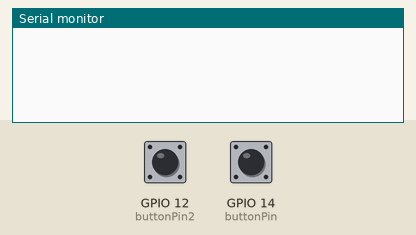
Bench run of a sketch on a simulated ESP32. On the bench: the last lines printed to the serial monitor. Inputs (shaded band) come from the test bench; at power-on: GPIO 12 (buttonPin2) HIGH, GPIO 14 (buttonPin) HIGH.

Above: at 1.2 s.
1.3 s: GPIO 12 (buttonPin2) pulled LOW for 0.15 s
At 2.2 s:
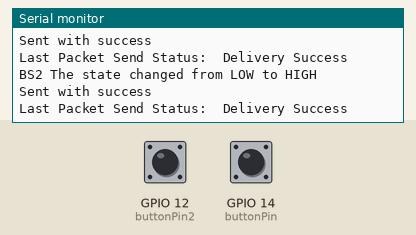
2.9 s: GPIO 14 (buttonPin) pulled LOW for 0.15 s
At 3.6 s:
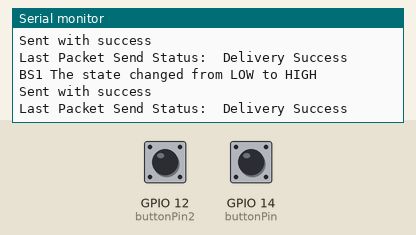

Measured:
- after the input at 1.3 s, the serial monitor: prints a new line at once (image 1)
- after the input at 2.9 s, the serial monitor: prints a new line at once (image 2)

The sketch:

Sender.ino
```cpp
#include <esp_now.h>
#include <WiFi.h>

const int buttonPin = 14;  // the number of the pushbutton pin
const int buttonPin2 = 12;  // the number of the pushbutton pin

// REPLACE WITH YOUR RECEIVER MAC Address
uint8_t broadcastAddress[] = {0xC0, 0x49, 0xEF, 0x63, 0xC3, 0x50};
int buttonState = 0;
int buttonState2 = 0;

// Structure example to send data
// Must match the receiver structure
typedef struct struct_message {
  int left; // Motor Turns One Way
  int right; // Motor Turns Opposite Way
} struct_message;

// Create a struct_message called myData
struct_message myData;

esp_now_peer_info_t peerInfo;

// callback when data is sent
void OnDataSent(const uint8_t *mac_addr, esp_now_send_status_t status) {
  Serial.print("\r\nLast Packet Send Status:\t");
  Serial.println(status == ESP_NOW_SEND_SUCCESS ? "Delivery Success" : "Delivery Fail");
}

void setup() {
  // Init Serial Monitor
  Serial.begin(115200);

  pinMode(buttonPin, INPUT_PULLUP);
  pinMode(buttonPin2, INPUT_PULLUP);

  // Set device as a Wi-Fi Station
  WiFi.mode(WIFI_STA);

  // Init ESP-NOW
  if (esp_now_init() != ESP_OK) {
    Serial.println("Error initializing ESP-NOW");
    return;
  }

  // Once ESPNow is successfully Init, we will register for Send CB to
  // get the status of Trasnmitted packet
  esp_now_register_send_cb(OnDataSent);

  // Register peer
  memcpy(peerInfo.peer_addr, broadcastAddress, 6);
  peerInfo.channel = 0;
  peerInfo.encrypt = false;

  // Add peer
  if (esp_now_add_peer(&peerInfo) != ESP_OK){
    Serial.println("Failed to add peer");
    return;
  }
}

void loop() {
    // read the state of the switch/button:
  buttonState = digitalRead(buttonPin);
  buttonState2 = digitalRead(buttonPin2);

  if(buttonState == LOW){
    Serial.println("BS1 The state changed from LOW to HIGH");
  myData.left = 100;
  myData.right = 0;
  // Send message via ESP-NOW
  esp_err_t result = esp_now_send(broadcastAddress, (uint8_t *) &myData, sizeof(myData));

  if (result == ESP_OK) {
    Serial.println("Sent with success");
  }
  else {
    Serial.println("Error sending the data");
  }
  delay(100);
}

  if(buttonState2 == LOW){
    Serial.println("BS2 The state changed from LOW to HIGH");
  myData.left = 0;
  myData.right = 1;
  // Send message via ESP-NOW
  esp_err_t result = esp_now_send(broadcastAddress, (uint8_t *) &myData, sizeof(myData));

  if (result == ESP_OK) {
    Serial.println("Sent with success");
  }
  else {
    Serial.println("Error sending the data");
  }
  delay(100);
}

delay(10);
}
```
